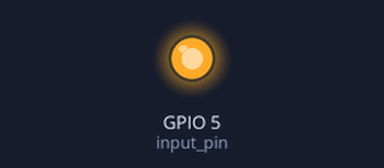
Recording of a program running on a simulated Raspberry Pi (BCM pin numbers). Parts: output pins drawn as LEDs (lit = HIGH). What the program prints to the terminal is not drawn.

Above: at 0.1 s.
At 1.1 s:
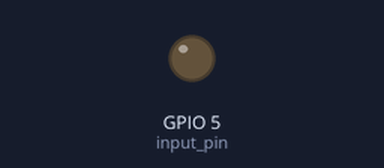
Timing chart, 0 to 2.6 s (numbered marks = the images above):
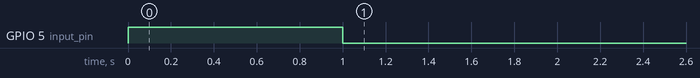

Measured:
- by itself, GPIO 5 (input_pin): HIGH → LOW at 1.0 s

The program:

test.py
```python
import RPi.GPIO as GPIO
import time

# Pin Definitions
input_pin = 5  # BCM pin 18, BOARD pin 12
output_pin = 5


def main():
    prev_value = None

    # Pin Setup:
    GPIO.setmode(GPIO.BCM)  # BCM pin-numbering scheme from Raspberry Pi
    GPIO.setup(input_pin, GPIO.IN)  # set pin as an input pin

    GPIO.setup(output_pin, GPIO.OUT, initial=GPIO.HIGH)
    curr_value = GPIO.LOW

    print("Starting demo now! Press CTRL+C to exit")
    try:
        while True:
            value = GPIO.input(input_pin)
            print('第1',value)
            if value != prev_value:
                if value == GPIO.HIGH:
                    value_str = "HIGH"
                else:
                    value_str = "LOW"
                print("Value read from pin {} : {}".format(input_pin,
                                                           value_str))
            time.sleep(1)

            GPIO.output(output_pin, curr_value)
            value2 = GPIO.input(input_pin)
            print('第2',value2)
    finally:
        GPIO.cleanup()

if __name__ == '__main__':
    main()
```
